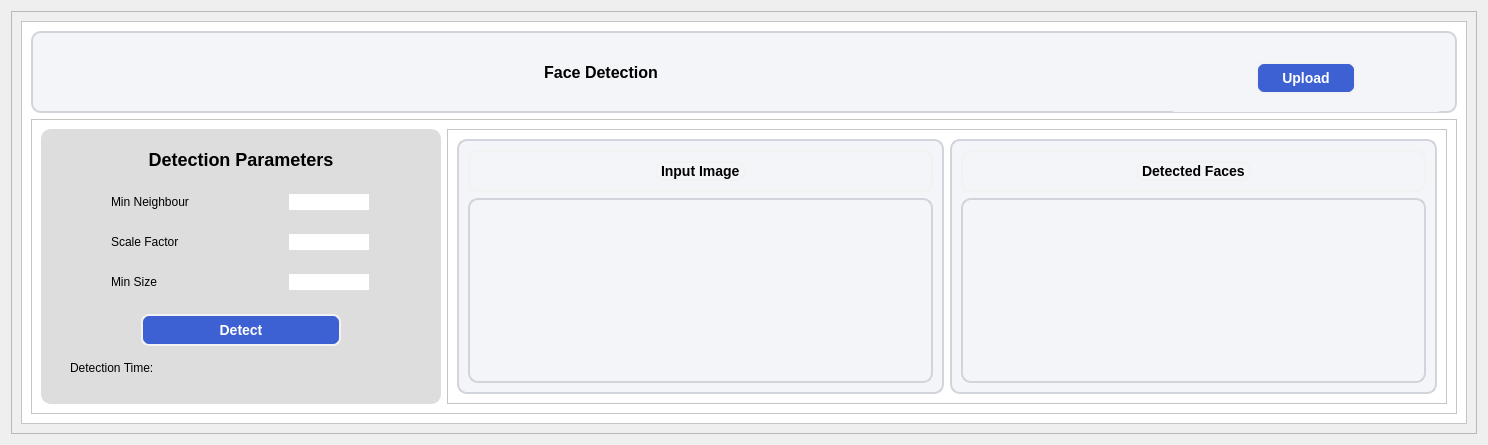
      <widget class="QWidget" name="tab_2">
       <attribute name="title">
        <string>Face Detection</string>
       </attribute>
       <layout class="QGridLayout" name="gridLayout">
        <item row="0" column="0">
         <widget class="QFrame" name="frame">
          <property name="frameShape">
           <enum>QFrame::StyledPanel</enum>
          </property>
          <property name="frameShadow">
           <enum>QFrame::Raised</enum>
          </property>
          <layout class="QGridLayout" name="gridLayout_2">
           <item row="0" column="0">
            <widget class="QFrame" name="frame_8">
             <property name="styleSheet">
              <string notr="true">background-color:white;</string>
             </property>
             <property name="frameShape">
              <enum>QFrame::StyledPanel</enum>
             </property>
             <property name="frameShadow">
              <enum>QFrame::Raised</enum>
             </property>
             <layout class="QVBoxLayout" name="verticalLayout">
              <item>
               <widget class="QFrame" name="frame_16">
                <property name="maximumSize">
                 <size>
                  <width>16777215</width>
                  <height>100</height>
                 </size>
                </property>
                <property name="styleSheet">
                 <string notr="true">background-color:#F4F5F9;
border-radius:10px;
border : 2px solid #D1D5DB; </string>
                </property>
                <property name="frameShape">
                 <enum>QFrame::StyledPanel</enum>
                </property>
                <property name="frameShadow">
                 <enum>QFrame::Raised</enum>
                </property>
                <layout class="QHBoxLayout" name="horizontalLayout_18" stretch="4,1">
                 <item>
                  <widget class="QFrame" name="frame_17">
                   <property name="minimumSize">
                    <size>
                     <width>0</width>
                     <height>50</height>
                    </size>
                   </property>
                   <property name="styleSheet">
                    <string notr="true">border : none;</string>
                   </property>
                   <property name="frameShape">
                    <enum>QFrame::StyledPanel</enum>
                   </property>
                   <property name="frameShadow">
                    <enum>QFrame::Raised</enum>
                   </property>
                   <layout class="QVBoxLayout" name="verticalLayout_3">
                    <item>
                     <widget class="QLabel" name="label_5">
                      <property name="minimumSize">
                       <size>
                        <width>0</width>
                        <height>30</height>
                       </size>
                      </property>
                      <property name="font">
                       <font>
                        <pointsize>12</pointsize>
                        <weight>75</weight>
                        <bold>true</bold>
                       </font>
                      </property>
                      <property name="styleSheet">
                       <string notr="true">border: none;
color: black;</string>
                      </property>
                      <property name="text">
                       <string>Face Detection</string>
                      </property>
                      <property name="alignment">
                       <set>Qt::AlignCenter</set>
                      </property>
                     </widget>
                    </item>
                   </layout>
                  </widget>
                 </item>
                 <item>
                  <widget class="QFrame" name="frame_18">
                   <property name="minimumSize">
                    <size>
                     <width>0</width>
                     <height>60</height>
                    </size>
                   </property>
                   <property name="maximumSize">
                    <size>
                     <width>16777215</width>
                     <height>40</height>
                    </size>
                   </property>
                   <property name="styleSheet">
                    <string notr="true">margin-top:0px;
border : none;</string>
                   </property>
                   <property name="frameShape">
                    <enum>QFrame::StyledPanel</enum>
                   </property>
                   <property name="frameShadow">
                    <enum>QFrame::Raised</enum>
                   </property>
                   <layout class="QHBoxLayout" name="horizontalLayout_3">
                    <property name="topMargin">
                     <number>2</number>
                    </property>
                    <item>
                     <widget class="QPushButton" name="upload_button">
                      <property name="minimumSize">
                       <size>
                        <width>100</width>
                        <height>28</height>
                       </size>
                      </property>
                      <property name="maximumSize">
                       <size>
                        <width>100</width>
                        <height>16777215</height>
                       </size>
                      </property>
                      <property name="font">
                       <font>
                        <pointsize>-1</pointsize>
                        <weight>75</weight>
                        <bold>true</bold>
                       </font>
                      </property>
                      <property name="styleSheet">
                       <string notr="true">QPushButton {
    background-color: #3D61D3;  /* Same as ComboBox */
    border-radius: 8px;
    color: white;
    border: 2px solid #F2F2F2;
    padding: 6px 12px;
    font-size: 14px;
    font-weight: bold;
    transition: background-color 0.3s ease-in-out;
}

/* Hover effect */
QPushButton:hover {
    background-color: #2C4ABF; /* Slightly darker blue */
}

/* Pressed effect */
QPushButton:pressed {
    background-color: #1F3A93; /* Even darker for press */
}
</string>
                      </property>
                      <property name="text">
                       <string>Upload</string>
                      </property>
                      <property name="iconSize">
                       <size>
                        <width>20</width>
                        <height>20</height>
                       </size>
                      </property>
                     </widget>
                    </item>
                   </layout>
                  </widget>
                 </item>
                </layout>
               </widget>
              </item>
              <item>
               <widget class="QFrame" name="frame_9">
                <property name="frameShape">
                 <enum>QFrame::StyledPanel</enum>
                </property>
                <property name="frameShadow">
                 <enum>QFrame::Raised</enum>
                </property>
                <layout class="QHBoxLayout" name="horizontalLayout_6">
                 <item>
                  <widget class="QFrame" name="frame_11">
                   <property name="minimumSize">
                    <size>
                     <width>400</width>
                     <height>0</height>
                    </size>
                   </property>
                   <property name="maximumSize">
                    <size>
                     <width>300</width>
                     <height>16777215</height>
                    </size>
                   </property>
                   <property name="font">
                    <font>
                     <family>MS Shell Dlg 2</family>
                     <pointsize>9</pointsize>
                     <weight>50</weight>
                     <italic>false</italic>
                     <bold>false</bold>
                    </font>
                   </property>
                   <property name="styleSheet">
                    <string notr="true">background-color: rgb(221, 221, 221);
border : 2px solid #DDDDDD; 
border-radius:10px;</string>
                   </property>
                   <property name="frameShape">
                    <enum>QFrame::StyledPanel</enum>
                   </property>
                   <property name="frameShadow">
                    <enum>QFrame::Raised</enum>
                   </property>
                   <layout class="QVBoxLayout" name="verticalLayout_7">
                    <item>
                     <widget class="QFrame" name="frame_3">
                      <property name="styleSheet">
                       <string notr="true">border: none;</string>
                      </property>
                      <property name="frameShape">
                       <enum>QFrame::StyledPanel</enum>
                      </property>
                      <property name="frameShadow">
                       <enum>QFrame::Raised</enum>
                      </property>
                      <layout class="QVBoxLayout" name="verticalLayout_8">
                       <item>
                        <widget class="QLabel" name="label_2">
                         <property name="maximumSize">
                          <size>
                           <width>16777215</width>
                           <height>40</height>
                          </size>
                         </property>
                         <property name="font">
                          <font>
                           <pointsize>-1</pointsize>
                           <weight>75</weight>
                           <bold>true</bold>
                          </font>
                         </property>
                         <property name="styleSheet">
                          <string notr="true">font-weight: bold;
font-size: 18px;
color: black;</string>
                         </property>
                         <property name="text">
                          <string>Detection Parameters</string>
                         </property>
                         <property name="alignment">
                          <set>Qt::AlignCenter</set>
                         </property>
                        </widget>
                       </item>
                       <item>
                        <widget class="QFrame" name="frame_6">
                         <property name="minimumSize">
                          <size>
                           <width>0</width>
                           <height>40</height>
                          </size>
                         </property>
                         <property name="maximumSize">
                          <size>
                           <width>16777215</width>
                           <height>200</height>
                          </size>
                         </property>
                         <property name="frameShape">
                          <enum>QFrame::StyledPanel</enum>
                         </property>
                         <property name="frameShadow">
                          <enum>QFrame::Raised</enum>
                         </property>
                         <layout class="QVBoxLayout" name="verticalLayout_11">
                          <item>
                           <widget class="QFrame" name="seg_frame">
                            <property name="maximumSize">
                             <size>
                              <width>16777215</width>
                              <height>50</height>
                             </size>
                            </property>
                            <property name="frameShape">
                             <enum>QFrame::StyledPanel</enum>
                            </property>
                            <property name="frameShadow">
                             <enum>QFrame::Raised</enum>
                            </property>
                            <layout class="QHBoxLayout" name="horizontalLayout_7">
                             <item>
                              <widget class="QLabel" name="label_7">
                               <property name="maximumSize">
                                <size>
                                 <width>140</width>
                                 <height>20</height>
                                </size>
                               </property>
                               <property name="styleSheet">
                                <string notr="true">color: black;</string>
                               </property>
                               <property name="text">
                                <string>Min Neighbour</string>
                               </property>
                              </widget>
                             </item>
                             <item>
                              <widget class="QLineEdit" name="tickness_lineEdit">
                               <property name="maximumSize">
                                <size>
                                 <width>80</width>
                                 <height>16777215</height>
                                </size>
                               </property>
                               <property name="styleSheet">
                                <string notr="true">background-color: white;</string>
                               </property>
                              </widget>
                             </item>
                            </layout>
                           </widget>
                          </item>
                          <item>
                           <widget class="QFrame" name="seg_frame_3">
                            <property name="maximumSize">
                             <size>
                              <width>16777215</width>
                              <height>50</height>
                             </size>
                            </property>
                            <property name="frameShape">
                             <enum>QFrame::StyledPanel</enum>
                            </property>
                            <property name="frameShadow">
                             <enum>QFrame::Raised</enum>
                            </property>
                            <layout class="QHBoxLayout" name="horizontalLayout_10">
                             <item>
                              <widget class="QLabel" name="label_8">
                               <property name="maximumSize">
                                <size>
                                 <width>140</width>
                                 <height>20</height>
                                </size>
                               </property>
                               <property name="styleSheet">
                                <string notr="true">color: black;</string>
                               </property>
                               <property name="text">
                                <string>Scale Factor</string>
                               </property>
                              </widget>
                             </item>
                             <item>
                              <widget class="QLineEdit" name="scaleFactor_lineEdit">
                               <property name="maximumSize">
                                <size>
                                 <width>80</width>
                                 <height>16777215</height>
                                </size>
                               </property>
                               <property name="styleSheet">
                                <string notr="true">background-color: white;</string>
                               </property>
                              </widget>
                             </item>
                            </layout>
                           </widget>
                          </item>
                          <item>
                           <widget class="QFrame" name="seg_frame_2">
                            <property name="maximumSize">
                             <size>
                              <width>16777215</width>
                              <height>50</height>
                             </size>
                            </property>
                            <property name="frameShape">
                             <enum>QFrame::StyledPanel</enum>
                            </property>
                            <property name="frameShadow">
                             <enum>QFrame::Raised</enum>
                            </property>
                            <layout class="QHBoxLayout" name="horizontalLayout_8">
                             <item>
                              <widget class="QLabel" name="label_9">
                               <property name="maximumSize">
                                <size>
                                 <width>140</width>
                                 <height>20</height>
                                </size>
                               </property>
                               <property name="styleSheet">
                                <string notr="true">color: black;</string>
                               </property>
                               <property name="text">
                                <string>Min Size</string>
                               </property>
                              </widget>
                             </item>
                             <item>
                              <widget class="QLineEdit" name="windowSize_lineEdit">
                               <property name="maximumSize">
                                <size>
                                 <width>80</width>
                                 <height>16777215</height>
                                </size>
                               </property>
                               <property name="styleSheet">
                                <string notr="true">background-color: white;</string>
                               </property>
                              </widget>
                             </item>
                            </layout>
                           </widget>
                          </item>
                         </layout>
                        </widget>
                       </item>
                       <item alignment="Qt::AlignHCenter|Qt::AlignVCenter">
                        <widget class="QPushButton" name="applyDetection_button">
                         <property name="minimumSize">
                          <size>
                           <width>200</width>
                           <height>28</height>
                          </size>
                         </property>
                         <property name="maximumSize">
                          <size>
                           <width>100</width>
                           <height>16777215</height>
                          </size>
                         </property>
                         <property name="font">
                          <font>
                           <pointsize>-1</pointsize>
                           <weight>75</weight>
                           <bold>true</bold>
                          </font>
                         </property>
                         <property name="styleSheet">
                          <string notr="true">QPushButton {
    background-color: #3D61D3;  /* Same as ComboBox */
    border-radius: 8px;
    color: white;
    border: 2px solid #F2F2F2;
    padding: 6px 12px;
    font-size: 14px;
    font-weight: bold;
    transition: background-color 0.3s ease-in-out;
}

/* Hover effect */
QPushButton:hover {
    background-color: #2C4ABF; /* Slightly darker blue */
}

/* Pressed effect */
QPushButton:pressed {
    background-color: #1F3A93; /* Even darker for press */
}
</string>
                         </property>
                         <property name="text">
                          <string>Detect</string>
                         </property>
                         <property name="iconSize">
                          <size>
                           <width>20</width>
                           <height>20</height>
                          </size>
                         </property>
                        </widget>
                       </item>
                       <item>
                        <widget class="QFrame" name="seg_frame_4">
                         <property name="maximumSize">
                          <size>
                           <width>16777215</width>
                           <height>50</height>
                          </size>
                         </property>
                         <property name="frameShape">
                          <enum>QFrame::StyledPanel</enum>
                         </property>
                         <property name="frameShadow">
                          <enum>QFrame::Raised</enum>
                         </property>
                         <layout class="QHBoxLayout" name="horizontalLayout_12">
                          <item>
                           <widget class="QLabel" name="label_17">
                            <property name="maximumSize">
                             <size>
                              <width>140</width>
                              <height>20</height>
                             </size>
                            </property>
                            <property name="styleSheet">
                             <string notr="true">color: black;</string>
                            </property>
                            <property name="text">
                             <string>Detection Time:</string>
                            </property>
                           </widget>
                          </item>
                          <item>
                           <widget class="QLabel" name="detectionTime_label">
                            <property name="text">
                             <string></string>
                            </property>
                           </widget>
                          </item>
                         </layout>
                        </widget>
                       </item>
                      </layout>
                     </widget>
                    </item>
                   </layout>
                  </widget>
                 </item>
                 <item>
                  <widget class="QFrame" name="frame_13">
                   <property name="minimumSize">
                    <size>
                     <width>1000</width>
                     <height>0</height>
                    </size>
                   </property>
                   <property name="maximumSize">
                    <size>
                     <width>2000</width>
                     <height>16777215</height>
                    </size>
                   </property>
                   <property name="frameShape">
                    <enum>QFrame::StyledPanel</enum>
                   </property>
                   <property name="frameShadow">
                    <enum>QFrame::Raised</enum>
                   </property>
                   <layout class="QHBoxLayout" name="horizontalLayout_9">
                    <item>
                     <widget class="QFrame" name="frame_14">
                      <property name="minimumSize">
                       <size>
                        <width>300</width>
                        <height>0</height>
                       </size>
                      </property>
                      <property name="maximumSize">
                       <size>
                        <width>650</width>
                        <height>750</height>
                       </size>
                      </property>
                      <property name="styleSheet">
                       <string notr="true">background-color:#F4F5F9;
border-radius:10px;
border : 2px solid #D1D5DB; </string>
                      </property>
                      <property name="frameShape">
                       <enum>QFrame::StyledPanel</enum>
                      </property>
                      <property name="frameShadow">
                       <enum>QFrame::Raised</enum>
                      </property>
                      <layout class="QVBoxLayout" name="verticalLayout_6">
                       <item>
                        <widget class="QFrame" name="frame_45">
                         <property name="sizePolicy">
                          <sizepolicy hsizetype="Preferred" vsizetype="Fixed">
                           <horstretch>0</horstretch>
                           <verstretch>0</verstretch>
                          </sizepolicy>
                         </property>
                         <property name="styleSheet">
                          <string notr="true">border : 2px solid #F2F2F2; </string>
                         </property>
                         <property name="frameShape">
                          <enum>QFrame::StyledPanel</enum>
                         </property>
                         <property name="frameShadow">
                          <enum>QFrame::Raised</enum>
                         </property>
                         <layout class="QHBoxLayout" name="horizontalLayout_31">
                          <item alignment="Qt::AlignHCenter">
                           <widget class="QLabel" name="label_6">
                            <property name="sizePolicy">
                             <sizepolicy hsizetype="Preferred" vsizetype="Fixed">
                              <horstretch>0</horstretch>
                              <verstretch>0</verstretch>
                             </sizepolicy>
                            </property>
                            <property name="styleSheet">
                             <string notr="true">color: rgb(0, 0, 0);
font-weight: bold;
font-size: 14px;</string>
                            </property>
                            <property name="text">
                             <string>Input Image</string>
                            </property>
                           </widget>
                          </item>
                         </layout>
                        </widget>
                       </item>
                       <item>
                        <widget class="QLabel" name="inputDetection">
                         <property name="styleSheet">
                          <string notr="true"/>
                         </property>
                         <property name="frameShape">
                          <enum>QFrame::NoFrame</enum>
                         </property>
                         <property name="text">
                          <string/>
                         </property>
                        </widget>
                       </item>
                      </layout>
                     </widget>
                    </item>
                    <item>
                     <widget class="QFrame" name="frame_15">
                      <property name="minimumSize">
                       <size>
                        <width>300</width>
                        <height>0</height>
                       </size>
                      </property>
                      <property name="maximumSize">
                       <size>
                        <width>650</width>
                        <height>750</height>
                       </size>
                      </property>
                      <property name="styleSheet">
                       <string notr="true">background-color:#F4F5F9;
border-radius:10px;
border : 2px solid #D1D5DB; </string>
                      </property>
                      <property name="frameShape">
                       <enum>QFrame::StyledPanel</enum>
                      </property>
                      <property name="frameShadow">
                       <enum>QFrame::Raised</enum>
                      </property>
                      <layout class="QVBoxLayout" name="verticalLayout_12">
                       <item>
                        <widget class="QFrame" name="frame_46">
                         <property name="sizePolicy">
                          <sizepolicy hsizetype="Preferred" vsizetype="Fixed">
                           <horstretch>0</horstretch>
                           <verstretch>0</verstretch>
                          </sizepolicy>
                         </property>
                         <property name="styleSheet">
                          <string notr="true">border : 2px solid #F2F2F2; </string>
                         </property>
                         <property name="frameShape">
                          <enum>QFrame::StyledPanel</enum>
                         </property>
                         <property name="frameShadow">
                          <enum>QFrame::Raised</enum>
                         </property>
                         <layout class="QHBoxLayout" name="horizontalLayout_32">
                          <item alignment="Qt::AlignHCenter">
                           <widget class="QLabel" name="label_10">
                            <property name="sizePolicy">
                             <sizepolicy hsizetype="Preferred" vsizetype="Fixed">
                              <horstretch>0</horstretch>
                              <verstretch>0</verstretch>
                             </sizepolicy>
                            </property>
                            <property name="styleSheet">
                             <string notr="true">color: rgb(0, 0, 0);
font-weight: bold;
font-size: 14px;</string>
                            </property>
                            <property name="text">
                             <string>Detected Faces</string>
                            </property>
                           </widget>
                          </item>
                         </layout>
                        </widget>
                       </item>
                       <item>
                        <widget class="QLabel" name="outputDetection">
                         <property name="styleSheet">
                          <string notr="true"/>
                         </property>
                         <property name="text">
                          <string/>
                         </property>
                        </widget>
                       </item>
                      </layout>
                     </widget>
                    </item>
                   </layout>
                  </widget>
                 </item>
                </layout>
               </widget>
              </item>
             </layout>
            </widget>
           </item>
          </layout>
         </widget>
        </item>
       </layout>
      </widget>
